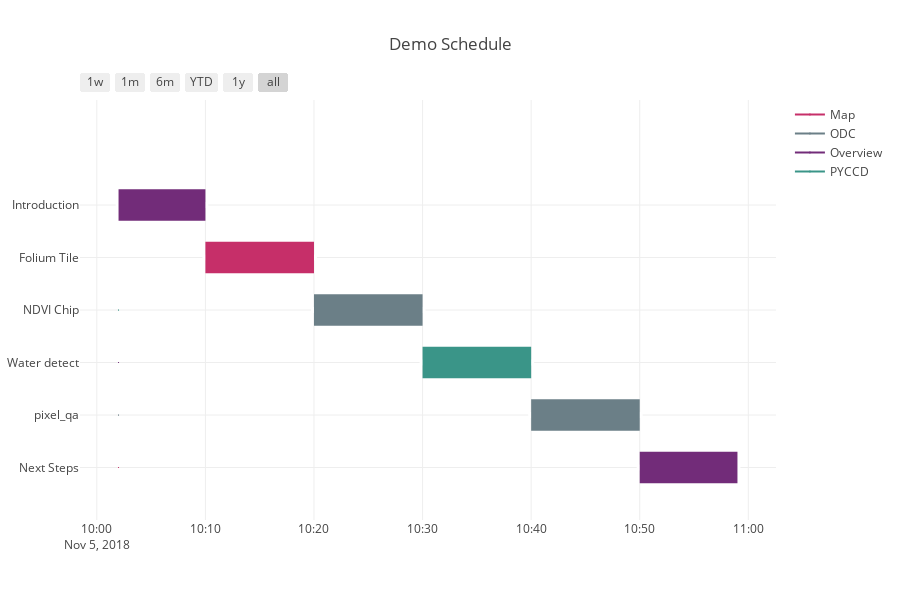

The cell this chart's notebook holds for it:
### Markdown cell above
# Demo Agenda

### Code cell
import plotly.plotly as py
import plotly.figure_factory as ff
import plotly.offline as py

py.init_notebook_mode(connected=True)


df = [
   
    
    dict(Task='Next Steps', Start='2018-11-05 10:50', Finish='2018-11-05 10:59', Resource='Overview'),
    dict(Task='pixel_qa', Start='2018-11-05 10:40', Finish='2018-11-05 10:50', Resource='ODC'),
    dict(Task='Water detect', Start='2018-11-05 10:30', Finish='2018-11-05 10:40', Resource='PYCCD'),
    dict(Task='NDVI Chip', Start='2018-11-05 10:20', Finish='2018-11-05 10:30', Resource='ODC'),
    dict(Task='Folium Tile', Start='2018-11-05 10:10', Finish='2018-11-05 10:20', Resource='Map'),
    dict(Task='Introduction', Start='2018-11-05 10:02', Finish='2018-11-05 10:10:00', Resource='Overview')
]

colors = dict(Strategy = 'rgb(46, 137, 205)',
              Overview = 'rgb(114, 44, 121)',
              Map = 'rgb(198, 47, 105)',
              PYCCD = 'rgb(58, 149, 136)',
              ODC = 'rgb(107, 127, 135)')

fig = ff.create_gantt(df, colors=colors, index_col='Resource', title='Demo Schedule',
                      show_colorbar=True, bar_width=0.3, showgrid_x=True, showgrid_y=True)
py.iplot(fig, show_link=False)

### Figure 1 — Plotly figure (JSON) as saved in the notebook; plotly's stock layout.template omitted (floating-point values rounded to 4 significant figures)
{"data": [{"marker": {"color": "white"}, "name": "", "showlegend": false, "type": "scatter", "uid": "0ebf40e2-de87-11e8-a7a7-02738673ee84", "x": ["2018-11-05 10:50", "2018-11-05 10:59"], "y": [0, 0]}, {"marker": {"color": "white"}, "name": "", "showlegend": false, "type": "scatter", "uid": "0ebf40e3-de87-11e8-a7a7-02738673ee84", "x": ["2018-11-05 10:40", "2018-11-05 10:50"], "y": [1, 1]}, {"marker": {"color": "white"}, "name": "", "showlegend": false, "type": "scatter", "uid": "0ebf40e4-de87-11e8-a7a7-02738673ee84", "x": ["2018-11-05 10:30", "2018-11-05 10:40"], "y": [2, 2]}, {"marker": {"color": "white"}, "name": "", "showlegend": false, "type": "scatter", "uid": "0ebf40e5-de87-11e8-a7a7-02738673ee84", "x": ["2018-11-05 10:20", "2018-11-05 10:30"], "y": [3, 3]}, {"marker": {"color": "white"}, "name": "", "showlegend": false, "type": "scatter", "uid": "0ebf40e6-de87-11e8-a7a7-02738673ee84", "x": ["2018-11-05 10:10", "2018-11-05 10:20"], "y": [4, 4]}, {"marker": {"color": "white"}, "name": "", "showlegend": false, "type": "scatter", "uid": "0ebf40e7-de87-11e8-a7a7-02738673ee84", "x": ["2018-11-05 10:02", "2018-11-05 10:10:00"], "y": [5, 5]}, {"hoverinfo": "none", "marker": {"color": "rgb(198, 47, 105)", "size": 1}, "name": "Map", "showlegend": true, "type": "scatter", "uid": "0ebf40e8-de87-11e8-a7a7-02738673ee84", "x": ["2018-11-05 10:02", "2018-11-05 10:02"], "y": [0, 0]}, {"hoverinfo": "none", "marker": {"color": "rgb(107, 127, 135)", "size": 1}, "name": "ODC", "showlegend": true, "type": "scatter", "uid": "0ebf40e9-de87-11e8-a7a7-02738673ee84", "x": ["2018-11-05 10:02", "2018-11-05 10:02"], "y": [1, 1]}, {"hoverinfo": "none", "marker": {"color": "rgb(114, 44, 121)", "size": 1}, "name": "Overview", "showlegend": true, "type": "scatter", "uid": "0ebf40ea-de87-11e8-a7a7-02738673ee84", "x": ["2018-11-05 10:02", "2018-11-05 10:02"], "y": [2, 2]}, {"hoverinfo": "none", "marker": {"color": "rgb(58, 149, 136)", "size": 1}, "name": "PYCCD", "showlegend": true, "type": "scatter", "uid": "0ebf40eb-de87-11e8-a7a7-02738673ee84", "x": ["2018-11-05 10:02", "2018-11-05 10:02"], "y": [3, 3]}], "layout": {"height": 600, "hovermode": "closest", "shapes": [{"fillcolor": "rgb(114, 44, 121)", "line": {"width": 0}, "opacity": 1, "type": "rect", "x0": "2018-11-05 10:50", "x1": "2018-11-05 10:59", "xref": "x", "y0": -0.3, "y1": 0.3, "yref": "y"}, {"fillcolor": "rgb(107, 127, 135)", "line": {"width": 0}, "opacity": 1, "type": "rect", "x0": "2018-11-05 10:40", "x1": "2018-11-05 10:50", "xref": "x", "y0": 0.7, "y1": 1.3, "yref": "y"}, {"fillcolor": "rgb(58, 149, 136)", "line": {"width": 0}, "opacity": 1, "type": "rect", "x0": "2018-11-05 10:30", "x1": "2018-11-05 10:40", "xref": "x", "y0": 1.7, "y1": 2.3, "yref": "y"}, {"fillcolor": "rgb(107, 127, 135)", "line": {"width": 0}, "opacity": 1, "type": "rect", "x0": "2018-11-05 10:20", "x1": "2018-11-05 10:30", "xref": "x", "y0": 2.7, "y1": 3.3, "yref": "y"}, {"fillcolor": "rgb(198, 47, 105)", "line": {"width": 0}, "opacity": 1, "type": "rect", "x0": "2018-11-05 10:10", "x1": "2018-11-05 10:20", "xref": "x", "y0": 3.7, "y1": 4.3, "yref": "y"}, {"fillcolor": "rgb(114, 44, 121)", "line": {"width": 0}, "opacity": 1, "type": "rect", "x0": "2018-11-05 10:02", "x1": "2018-11-05 10:10:00", "xref": "x", "y0": 4.7, "y1": 5.3, "yref": "y"}], "showlegend": true, "title": "Demo Schedule", "width": 900, "xaxis": {"rangeselector": {"buttons": [{"count": 7, "label": "1w", "step": "day", "stepmode": "backward"}, {"count": 1, "label": "1m", "step": "month", "stepmode": "backward"}, {"count": 6, "label": "6m", "step": "month", "stepmode": "backward"}, {"count": 1, "label": "YTD", "step": "year", "stepmode": "todate"}, {"count": 1, "label": "1y", "step": "year", "stepmode": "backward"}, {"step": "all"}]}, "showgrid": true, "type": "date", "zeroline": false}, "yaxis": {"autorange": false, "range": [-1, 7], "showgrid": true, "ticktext": ["Next Steps", "pixel_qa", "Water detect", "NDVI Chip", "Folium Tile", "Introduction"], "tickvals": [0, 1, 2, 3, 4, 5], "zeroline": false}}}
